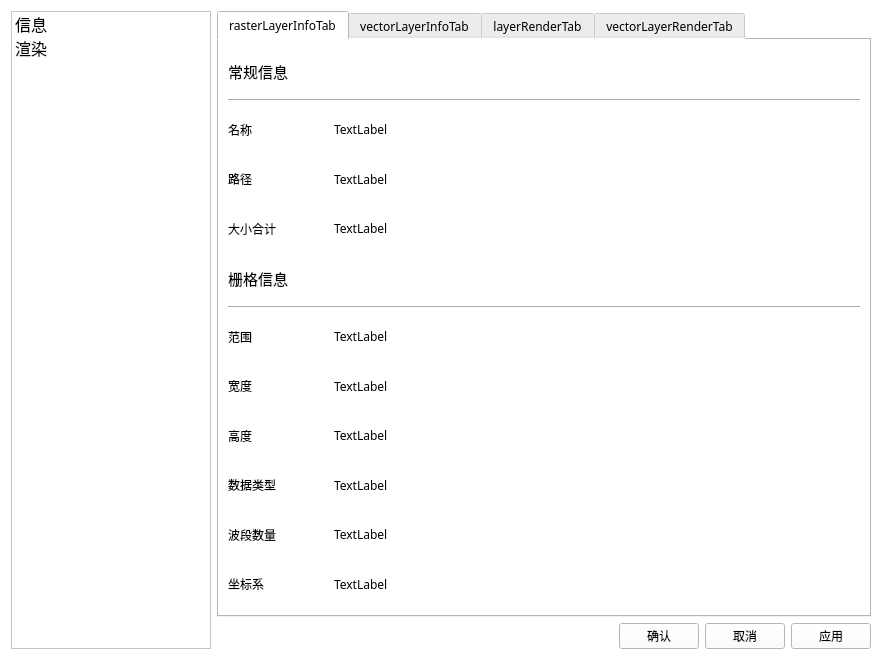
<?xml version="1.0" encoding="UTF-8"?>
<ui version="4.0">
 <class>LayerProp</class>
 <widget class="QWidget" name="LayerProp">
  <property name="geometry">
   <rect>
    <x>0</x>
    <y>0</y>
    <width>882</width>
    <height>660</height>
   </rect>
  </property>
  <property name="windowTitle">
   <string>图层属性</string>
  </property>
  <property name="styleSheet">
   <string notr="true">background-color: rgb(255, 255, 255);</string>
  </property>
  <layout class="QHBoxLayout" name="horizontalLayout_19">
   <item>
    <widget class="QListWidget" name="listWidget">
     <property name="maximumSize">
      <size>
       <width>200</width>
       <height>16777215</height>
      </size>
     </property>
     <property name="font">
      <font>
       <family>幼圆</family>
       <pointsize>12</pointsize>
      </font>
     </property>
     <item>
      <property name="text">
       <string>信息</string>
      </property>
     </item>
     <item>
      <property name="text">
       <string>渲染</string>
      </property>
     </item>
    </widget>
   </item>
   <item>
    <layout class="QVBoxLayout" name="verticalLayout_7">
     <item>
      <widget class="QTabWidget" name="tabWidget">
       <property name="font">
        <font>
         <family>幼圆</family>
        </font>
       </property>
       <property name="currentIndex">
        <number>0</number>
       </property>
       <widget class="QWidget" name="rasterLayerInfoTab">
        <attribute name="title">
         <string>rasterLayerInfoTab</string>
        </attribute>
        <layout class="QVBoxLayout" name="verticalLayout">
         <item>
          <widget class="QLabel" name="label">
           <property name="font">
            <font>
             <family>幼圆</family>
             <pointsize>11</pointsize>
             <weight>50</weight>
             <bold>false</bold>
            </font>
           </property>
           <property name="text">
            <string>常规信息</string>
           </property>
          </widget>
         </item>
         <item>
          <widget class="Line" name="line">
           <property name="orientation">
            <enum>Qt::Horizontal</enum>
           </property>
          </widget>
         </item>
         <item>
          <layout class="QHBoxLayout" name="horizontalLayout">
           <item>
            <widget class="QLabel" name="label_3">
             <property name="maximumSize">
              <size>
               <width>100</width>
               <height>16777215</height>
              </size>
             </property>
             <property name="font">
              <font>
               <family>幼圆</family>
              </font>
             </property>
             <property name="text">
              <string>名称</string>
             </property>
            </widget>
           </item>
           <item>
            <widget class="QLabel" name="rasterNameLabel">
             <property name="font">
              <font>
               <family>幼圆</family>
              </font>
             </property>
             <property name="text">
              <string>TextLabel</string>
             </property>
            </widget>
           </item>
          </layout>
         </item>
         <item>
          <layout class="QHBoxLayout" name="horizontalLayout_2">
           <item>
            <widget class="QLabel" name="label_5">
             <property name="maximumSize">
              <size>
               <width>100</width>
               <height>16777215</height>
              </size>
             </property>
             <property name="font">
              <font>
               <family>幼圆</family>
              </font>
             </property>
             <property name="text">
              <string>路径</string>
             </property>
            </widget>
           </item>
           <item>
            <widget class="QLabel" name="rasterSourceLabel">
             <property name="font">
              <font>
               <family>幼圆</family>
              </font>
             </property>
             <property name="text">
              <string>TextLabel</string>
             </property>
            </widget>
           </item>
          </layout>
         </item>
         <item>
          <layout class="QHBoxLayout" name="horizontalLayout_3">
           <item>
            <widget class="QLabel" name="label_7">
             <property name="maximumSize">
              <size>
               <width>100</width>
               <height>16777215</height>
              </size>
             </property>
             <property name="font">
              <font>
               <family>幼圆</family>
              </font>
             </property>
             <property name="text">
              <string>大小合计</string>
             </property>
            </widget>
           </item>
           <item>
            <widget class="QLabel" name="rasterMemoryLabel">
             <property name="font">
              <font>
               <family>幼圆</family>
              </font>
             </property>
             <property name="text">
              <string>TextLabel</string>
             </property>
            </widget>
           </item>
          </layout>
         </item>
         <item>
          <widget class="QLabel" name="label_9">
           <property name="font">
            <font>
             <family>幼圆</family>
             <pointsize>11</pointsize>
             <weight>50</weight>
             <bold>false</bold>
            </font>
           </property>
           <property name="text">
            <string>栅格信息</string>
           </property>
          </widget>
         </item>
         <item>
          <widget class="Line" name="line_3">
           <property name="orientation">
            <enum>Qt::Horizontal</enum>
           </property>
          </widget>
         </item>
         <item>
          <layout class="QHBoxLayout" name="horizontalLayout_4">
           <item>
            <widget class="QLabel" name="label_10">
             <property name="maximumSize">
              <size>
               <width>100</width>
               <height>16777215</height>
              </size>
             </property>
             <property name="font">
              <font>
               <family>幼圆</family>
              </font>
             </property>
             <property name="text">
              <string>范围</string>
             </property>
            </widget>
           </item>
           <item>
            <widget class="QLabel" name="rasterExtentLabel">
             <property name="font">
              <font>
               <family>幼圆</family>
              </font>
             </property>
             <property name="text">
              <string>TextLabel</string>
             </property>
            </widget>
           </item>
          </layout>
         </item>
         <item>
          <layout class="QHBoxLayout" name="horizontalLayout_5">
           <item>
            <widget class="QLabel" name="label_12">
             <property name="maximumSize">
              <size>
               <width>100</width>
               <height>16777215</height>
              </size>
             </property>
             <property name="font">
              <font>
               <family>幼圆</family>
              </font>
             </property>
             <property name="text">
              <string>宽度</string>
             </property>
            </widget>
           </item>
           <item>
            <widget class="QLabel" name="rasterWidthLabel">
             <property name="font">
              <font>
               <family>幼圆</family>
              </font>
             </property>
             <property name="text">
              <string>TextLabel</string>
             </property>
            </widget>
           </item>
          </layout>
         </item>
         <item>
          <layout class="QHBoxLayout" name="horizontalLayout_6">
           <item>
            <widget class="QLabel" name="label_14">
             <property name="maximumSize">
              <size>
               <width>100</width>
               <height>16777215</height>
              </size>
             </property>
             <property name="font">
              <font>
               <family>幼圆</family>
              </font>
             </property>
             <property name="text">
              <string>高度</string>
             </property>
            </widget>
           </item>
           <item>
            <widget class="QLabel" name="rasterHeightLabel">
             <property name="font">
              <font>
               <family>幼圆</family>
              </font>
             </property>
             <property name="text">
              <string>TextLabel</string>
             </property>
            </widget>
           </item>
          </layout>
         </item>
         <item>
          <layout class="QHBoxLayout" name="horizontalLayout_7">
           <item>
            <widget class="QLabel" name="label_16">
             <property name="maximumSize">
              <size>
               <width>100</width>
               <height>16777215</height>
              </size>
             </property>
             <property name="font">
              <font>
               <family>幼圆</family>
              </font>
             </property>
             <property name="text">
              <string>数据类型</string>
             </property>
            </widget>
           </item>
           <item>
            <widget class="QLabel" name="rasterDataTypeLabel">
             <property name="font">
              <font>
               <family>幼圆</family>
              </font>
             </property>
             <property name="text">
              <string>TextLabel</string>
             </property>
            </widget>
           </item>
          </layout>
         </item>
         <item>
          <layout class="QHBoxLayout" name="horizontalLayout_8">
           <item>
            <widget class="QLabel" name="label_18">
             <property name="maximumSize">
              <size>
               <width>100</width>
               <height>16777215</height>
              </size>
             </property>
             <property name="font">
              <font>
               <family>幼圆</family>
              </font>
             </property>
             <property name="text">
              <string>波段数量</string>
             </property>
            </widget>
           </item>
           <item>
            <widget class="QLabel" name="rasterBandNumLabel">
             <property name="font">
              <font>
               <family>幼圆</family>
              </font>
             </property>
             <property name="text">
              <string>TextLabel</string>
             </property>
            </widget>
           </item>
          </layout>
         </item>
         <item>
          <layout class="QHBoxLayout" name="horizontalLayout_9">
           <item>
            <widget class="QLabel" name="label_20">
             <property name="maximumSize">
              <size>
               <width>100</width>
               <height>16777215</height>
              </size>
             </property>
             <property name="font">
              <font>
               <family>幼圆</family>
              </font>
             </property>
             <property name="text">
              <string>坐标系</string>
             </property>
            </widget>
           </item>
           <item>
            <widget class="QLabel" name="rasterCrsLabel">
             <property name="font">
              <font>
               <family>幼圆</family>
              </font>
             </property>
             <property name="text">
              <string>TextLabel</string>
             </property>
            </widget>
           </item>
          </layout>
         </item>
        </layout>
       </widget>
       <widget class="QWidget" name="vectorLayerInfoTab">
        <attribute name="title">
         <string>vectorLayerInfoTab</string>
        </attribute>
        <layout class="QVBoxLayout" name="verticalLayout_4">
         <item>
          <widget class="QLabel" name="label_26">
           <property name="font">
            <font>
             <family>幼圆</family>
             <pointsize>11</pointsize>
             <weight>50</weight>
             <bold>false</bold>
            </font>
           </property>
           <property name="text">
            <string>常规信息</string>
           </property>
          </widget>
         </item>
         <item>
          <widget class="Line" name="line_6">
           <property name="orientation">
            <enum>Qt::Horizontal</enum>
           </property>
          </widget>
         </item>
         <item>
          <layout class="QHBoxLayout" name="horizontalLayout_21">
           <item>
            <widget class="QLabel" name="label_25">
             <property name="maximumSize">
              <size>
               <width>100</width>
               <height>16777215</height>
              </size>
             </property>
             <property name="font">
              <font>
               <family>幼圆</family>
              </font>
             </property>
             <property name="text">
              <string>名称</string>
             </property>
            </widget>
           </item>
           <item>
            <widget class="QLabel" name="vectorNameLabel">
             <property name="font">
              <font>
               <family>幼圆</family>
              </font>
             </property>
             <property name="text">
              <string>TextLabel</string>
             </property>
            </widget>
           </item>
          </layout>
         </item>
         <item>
          <layout class="QHBoxLayout" name="horizontalLayout_27">
           <item>
            <widget class="QLabel" name="label_32">
             <property name="maximumSize">
              <size>
               <width>100</width>
               <height>16777215</height>
              </size>
             </property>
             <property name="font">
              <font>
               <family>幼圆</family>
              </font>
             </property>
             <property name="text">
              <string>路径</string>
             </property>
            </widget>
           </item>
           <item>
            <widget class="QLabel" name="vectorSourceLabel">
             <property name="font">
              <font>
               <family>幼圆</family>
              </font>
             </property>
             <property name="text">
              <string>TextLabel</string>
             </property>
            </widget>
           </item>
          </layout>
         </item>
         <item>
          <layout class="QHBoxLayout" name="horizontalLayout_25">
           <item>
            <widget class="QLabel" name="label_30">
             <property name="maximumSize">
              <size>
               <width>100</width>
               <height>16777215</height>
              </size>
             </property>
             <property name="font">
              <font>
               <family>幼圆</family>
              </font>
             </property>
             <property name="text">
              <string>大小合计</string>
             </property>
            </widget>
           </item>
           <item>
            <widget class="QLabel" name="vectorMemoryLabel">
             <property name="font">
              <font>
               <family>幼圆</family>
              </font>
             </property>
             <property name="text">
              <string>TextLabel</string>
             </property>
            </widget>
           </item>
          </layout>
         </item>
         <item>
          <widget class="QLabel" name="label_34">
           <property name="font">
            <font>
             <family>幼圆</family>
             <pointsize>11</pointsize>
             <weight>50</weight>
             <bold>false</bold>
            </font>
           </property>
           <property name="text">
            <string>矢量信息</string>
           </property>
          </widget>
         </item>
         <item>
          <widget class="Line" name="line_5">
           <property name="orientation">
            <enum>Qt::Horizontal</enum>
           </property>
          </widget>
         </item>
         <item>
          <layout class="QHBoxLayout" name="horizontalLayout_22">
           <item>
            <widget class="QLabel" name="label_27">
             <property name="maximumSize">
              <size>
               <width>100</width>
               <height>16777215</height>
              </size>
             </property>
             <property name="font">
              <font>
               <family>幼圆</family>
              </font>
             </property>
             <property name="text">
              <string>范围</string>
             </property>
            </widget>
           </item>
           <item>
            <widget class="QLabel" name="vectorExtentLabel">
             <property name="font">
              <font>
               <family>幼圆</family>
              </font>
             </property>
             <property name="text">
              <string>TextLabel</string>
             </property>
            </widget>
           </item>
          </layout>
         </item>
         <item>
          <layout class="QHBoxLayout" name="horizontalLayout_28">
           <item>
            <widget class="QLabel" name="label_33">
             <property name="maximumSize">
              <size>
               <width>100</width>
               <height>16777215</height>
              </size>
             </property>
             <property name="font">
              <font>
               <family>幼圆</family>
              </font>
             </property>
             <property name="text">
              <string>几何图形</string>
             </property>
            </widget>
           </item>
           <item>
            <widget class="QLabel" name="vectorGeoTypeLabel">
             <property name="font">
              <font>
               <family>幼圆</family>
              </font>
             </property>
             <property name="text">
              <string>TextLabel</string>
             </property>
            </widget>
           </item>
          </layout>
         </item>
         <item>
          <layout class="QHBoxLayout" name="horizontalLayout_26">
           <item>
            <widget class="QLabel" name="label_31">
             <property name="maximumSize">
              <size>
               <width>100</width>
               <height>16777215</height>
              </size>
             </property>
             <property name="font">
              <font>
               <family>幼圆</family>
              </font>
             </property>
             <property name="text">
              <string>要素总数</string>
             </property>
            </widget>
           </item>
           <item>
            <widget class="QLabel" name="vectorFeatureNumLabel">
             <property name="font">
              <font>
               <family>幼圆</family>
              </font>
             </property>
             <property name="text">
              <string>TextLabel</string>
             </property>
            </widget>
           </item>
          </layout>
         </item>
         <item>
          <layout class="QHBoxLayout" name="horizontalLayout_29">
           <item>
            <widget class="QLabel" name="label_35">
             <property name="maximumSize">
              <size>
               <width>100</width>
               <height>16777215</height>
              </size>
             </property>
             <property name="font">
              <font>
               <family>幼圆</family>
              </font>
             </property>
             <property name="text">
              <string>编码</string>
             </property>
            </widget>
           </item>
           <item>
            <widget class="QLabel" name="vectorEncodingLabel">
             <property name="font">
              <font>
               <family>幼圆</family>
              </font>
             </property>
             <property name="text">
              <string>TextLabel</string>
             </property>
            </widget>
           </item>
          </layout>
         </item>
         <item>
          <layout class="QHBoxLayout" name="horizontalLayout_23">
           <item>
            <widget class="QLabel" name="label_28">
             <property name="maximumSize">
              <size>
               <width>100</width>
               <height>16777215</height>
              </size>
             </property>
             <property name="font">
              <font>
               <family>幼圆</family>
              </font>
             </property>
             <property name="text">
              <string>坐标系</string>
             </property>
            </widget>
           </item>
           <item>
            <widget class="QLabel" name="vectorCrsLabel">
             <property name="font">
              <font>
               <family>幼圆</family>
              </font>
             </property>
             <property name="text">
              <string>TextLabel</string>
             </property>
            </widget>
           </item>
          </layout>
         </item>
         <item>
          <layout class="QHBoxLayout" name="horizontalLayout_24">
           <item>
            <widget class="QLabel" name="label_29">
             <property name="maximumSize">
              <size>
               <width>100</width>
               <height>16777215</height>
              </size>
             </property>
             <property name="font">
              <font>
               <family>幼圆</family>
              </font>
             </property>
             <property name="text">
              <string>数据源</string>
             </property>
            </widget>
           </item>
           <item>
            <widget class="QLabel" name="vectorDpLabel">
             <property name="font">
              <font>
               <family>幼圆</family>
              </font>
             </property>
             <property name="text">
              <string>TextLabel</string>
             </property>
            </widget>
           </item>
          </layout>
         </item>
        </layout>
       </widget>
       <widget class="QWidget" name="rasterLayerRenderTab">
        <attribute name="title">
         <string>layerRenderTab</string>
        </attribute>
        <layout class="QVBoxLayout" name="verticalLayout_3">
         <item>
          <widget class="QLabel" name="label_2">
           <property name="font">
            <font>
             <family>幼圆</family>
             <pointsize>11</pointsize>
             <weight>50</weight>
             <bold>false</bold>
            </font>
           </property>
           <property name="text">
            <string>图层渲染</string>
           </property>
          </widget>
         </item>
         <item>
          <widget class="Line" name="line_4">
           <property name="orientation">
            <enum>Qt::Horizontal</enum>
           </property>
          </widget>
         </item>
         <item>
          <layout class="QVBoxLayout" name="layerRenderLayout"/>
         </item>
        </layout>
       </widget>
       <widget class="QWidget" name="vectorLayerRenderTab">
        <attribute name="title">
         <string>vectorLayerRenderTab</string>
        </attribute>
        <layout class="QVBoxLayout" name="verticalLayout_5">
         <item>
          <widget class="QLabel" name="label_36">
           <property name="maximumSize">
            <size>
             <width>16777215</width>
             <height>200</height>
            </size>
           </property>
           <property name="font">
            <font>
             <family>幼圆</family>
             <pointsize>11</pointsize>
             <weight>50</weight>
             <bold>false</bold>
            </font>
           </property>
           <property name="text">
            <string>图层渲染</string>
           </property>
          </widget>
         </item>
         <item>
          <widget class="Line" name="line_7">
           <property name="orientation">
            <enum>Qt::Horizontal</enum>
           </property>
          </widget>
         </item>
         <item>
          <layout class="QVBoxLayout" name="layerRenderLayout_2">
           <item>
            <widget class="QComboBox" name="vecterRenderCB">
             <property name="font">
              <font>
               <family>幼圆</family>
              </font>
             </property>
             <item>
              <property name="text">
               <string>单一渲染</string>
              </property>
             </item>
             <item>
              <property name="text">
               <string>分类渲染</string>
              </property>
             </item>
            </widget>
           </item>
           <item>
            <widget class="QTabWidget" name="comboTabWidget">
             <property name="font">
              <font>
               <family>幼圆</family>
              </font>
             </property>
             <property name="currentIndex">
              <number>1</number>
             </property>
             <widget class="QWidget" name="singleRender">
              <attribute name="title">
               <string>Tab 1</string>
              </attribute>
              <layout class="QVBoxLayout" name="verticalLayout_8">
               <item>
                <layout class="QVBoxLayout" name="singleRenderLayout"/>
               </item>
              </layout>
             </widget>
             <widget class="QWidget" name="categoryRender">
              <attribute name="title">
               <string>Tab 2</string>
              </attribute>
              <layout class="QVBoxLayout" name="verticalLayout_6">
               <item>
                <layout class="QVBoxLayout" name="cateRenderLayout"/>
               </item>
              </layout>
             </widget>
            </widget>
           </item>
          </layout>
         </item>
        </layout>
       </widget>
      </widget>
     </item>
     <item>
      <layout class="QHBoxLayout" name="horizontalLayout_20">
       <item>
        <spacer name="horizontalSpacer">
         <property name="orientation">
          <enum>Qt::Horizontal</enum>
         </property>
         <property name="sizeHint" stdset="0">
          <size>
           <width>40</width>
           <height>20</height>
          </size>
         </property>
        </spacer>
       </item>
       <item>
        <widget class="QPushButton" name="okPb">
         <property name="font">
          <font>
           <family>幼圆</family>
          </font>
         </property>
         <property name="text">
          <string>确认</string>
         </property>
        </widget>
       </item>
       <item>
        <widget class="QPushButton" name="cancelPb">
         <property name="font">
          <font>
           <family>幼圆</family>
          </font>
         </property>
         <property name="text">
          <string>取消</string>
         </property>
        </widget>
       </item>
       <item>
        <widget class="QPushButton" name="applyPb">
         <property name="font">
          <font>
           <family>幼圆</family>
          </font>
         </property>
         <property name="text">
          <string>应用</string>
         </property>
        </widget>
       </item>
      </layout>
     </item>
    </layout>
   </item>
  </layout>
 </widget>
 <resources/>
 <connections/>
</ui>
